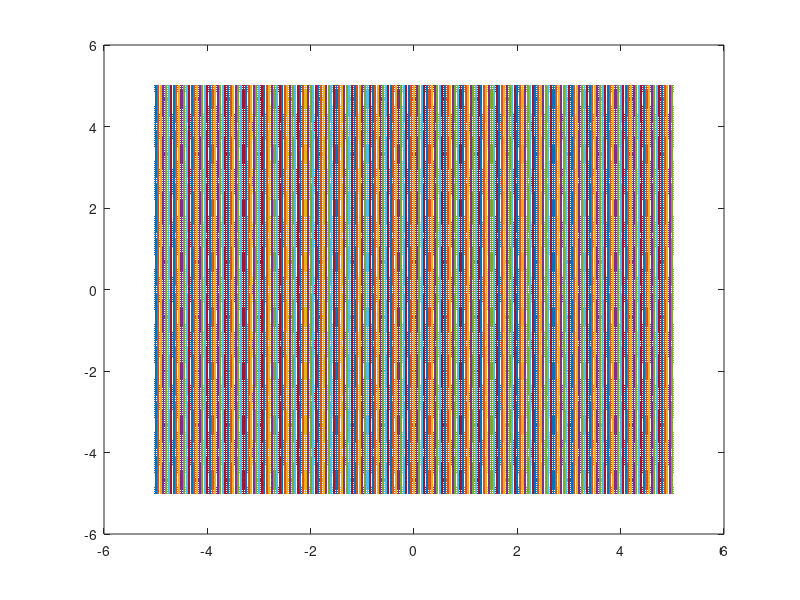

Source code (MATLAB): (Note: this script raises an error after producing the figure.)
% Script to simulate visibilities from a specific array configuration, and source locations.
% pep/28Apr15

array_rad = 5; % meters
Nelem2rad = 100;
array_spacing = array_rad/Nelem2rad;
arraysampling = [-array_rad:array_spacing:array_rad]; % Array extent = -5:5m, elements of array placed every 0.5m (=lambda/2 for 1m lambda).

% Create a rectangular grid of antenna, equi-spaced
[xpos, ypos] = meshgrid (arraysampling);

% Create a disk of antennas, with radius being the extent of array sampling.
discsel = (sqrt(xpos.^2 + ypos.^2) < array_rad);
xpos_disc = xpos (discsel);
ypos_disc = ypos(discsel);

% Create a ring of antenna, with inner rad = inner_rad
inner_rad = 3; % meters
innerdiscsel = (sqrt(xpos.^2 + ypos.^2) < inner_rad);
ringsel = discsel - innerdiscsel;
xpos_ring = xpos(ringsel==1);
ypos_ring = ypos(ringsel==1);


Nelem = length (xpos(:));

% Show the array layout. A different colored dot for each row of elements in the array.
plot (xpos, ypos, '.'); 

l0 = 0, m0 = 0; % Locate sources of unit amplitude at the locations (in l,m units) as specified above.

we = exp (2*pi*i*(xpos(:)*l0 + ypos(:)*m0)); % Generate phasor due to location of each element
V = we * we'; % Generate the visibilities for the system at hand.

img_l = [-1:0.01:1];
img_m = img_l;

% Create an image using acm2skymap:
map = acm2skyimage (V, xpos(:), ypos(:), 299792458, img_l, img_m);

imagesc (img_l, img_m, real(map)); colorbar; axis tight;
xlabel ('l'); ylabel ('m');

